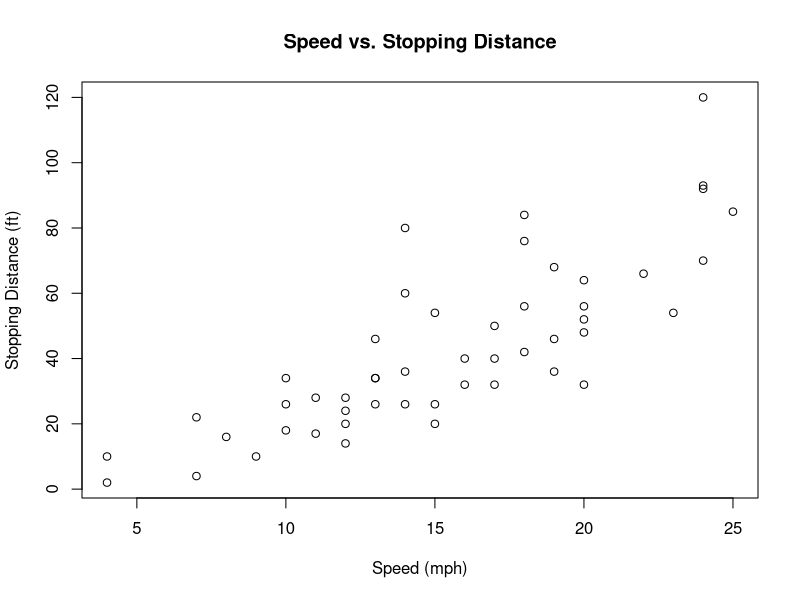
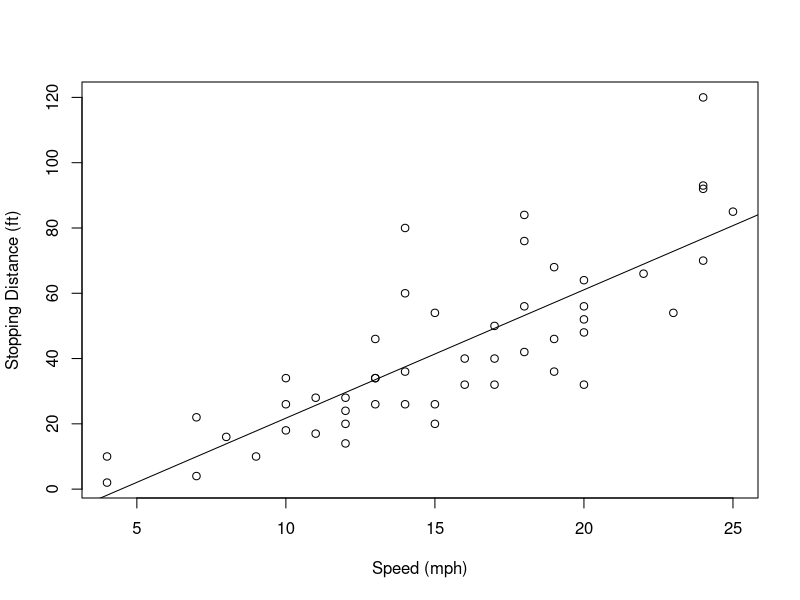

Recreate these plots in R, in order.
## ---- chunk 1
head(cars)
## ---- chunk 2
plot(
  cars$speed,
  cars$dist,
  xlab = "Speed (mph)",
  ylab = "Stopping Distance (ft)",
  main = "Speed vs. Stopping Distance"
)
## ---- chunk 3
mod <- lm(dist ~ speed, data = cars)

summary(mod)
## ---- chunk 4
plot(
  cars$speed,
  cars$dist,
  xlab = "Speed (mph)",
  ylab = "Stopping Distance (ft)"
)

abline(mod)
